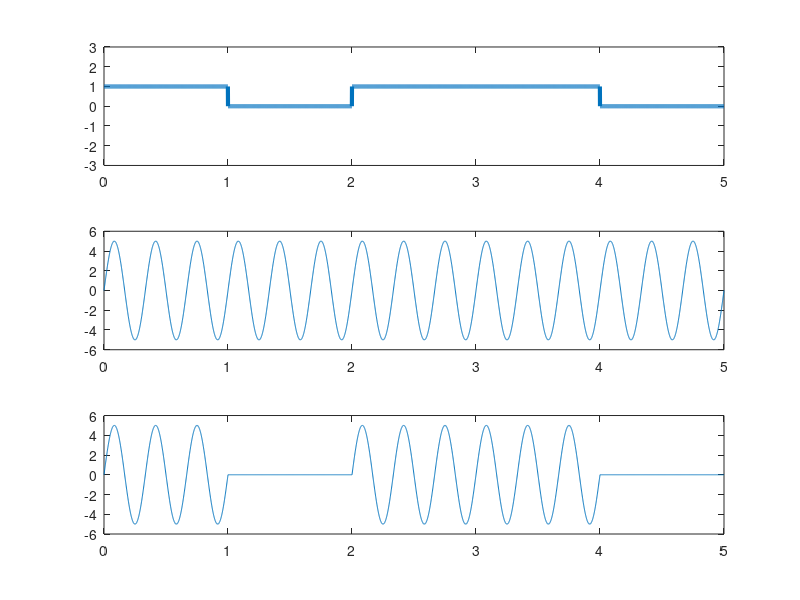

Source code (MATLAB):
clc;
clear all;
close all;

bits=[1 0 1 1 0];
n= 1000;

T = length(bits);
t = 0:1/n:T;
x=zeros(1,length(t));
for i = 1:length(bits)
  if bits(i) == 1
    x((i-1)*n+1:i*n)  = 1;
 end
end

subplot(3,1,1);
plot(t, x, 'linewidth', 3);
ylim([-3, 3]);


a = 5;
f = 3;

sig = a * sin ( 2* pi * f * t);
subplot(3,1,2);
plot(t, sig);

% Modulation
m = x.*sig;
subplot(3,1,3);
plot(t, m);

index=0;
res=zeros(1,T);
for i=1:length(t)
    if t(i)>index
        index=index+1;
        if m(i)~=0
            res(index)=1;
        end
    end
end
disp('modulated bits');
disp(res);
